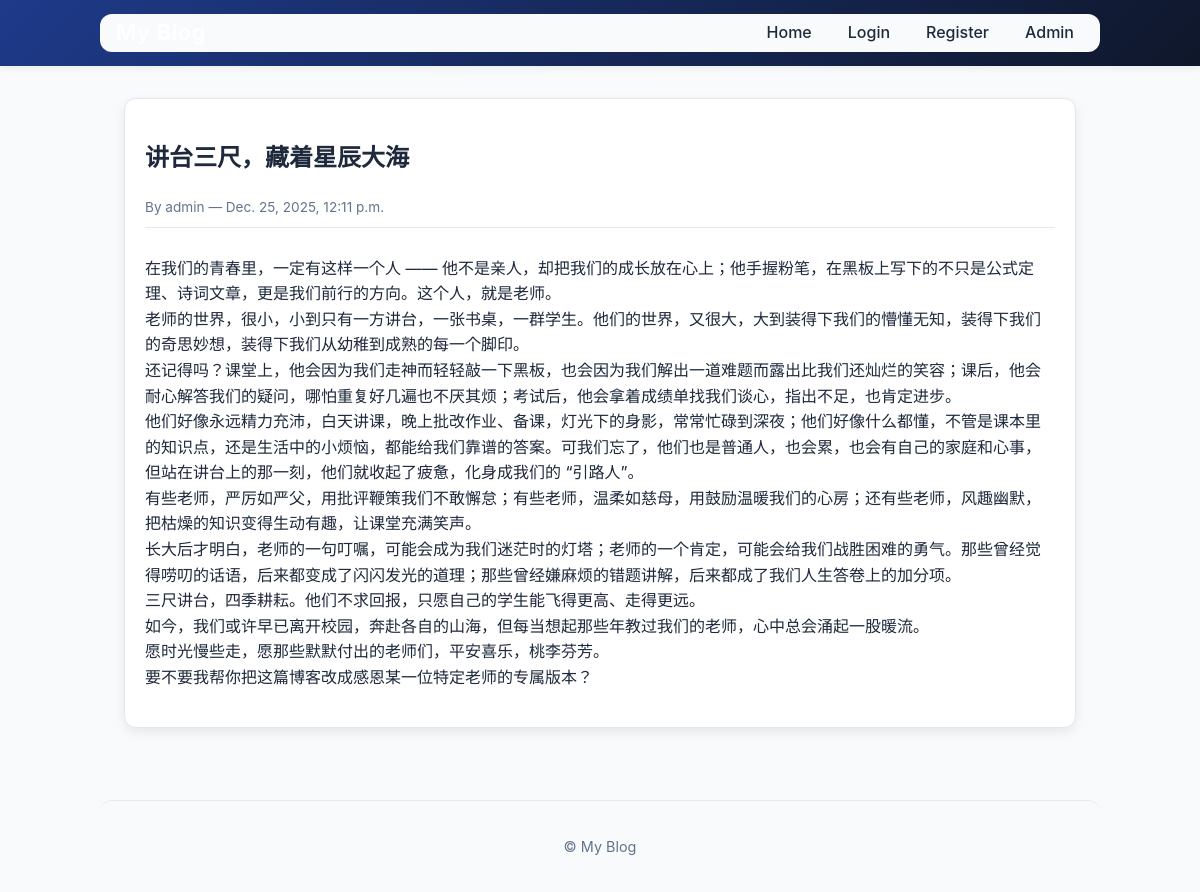
The app's page /post/1/ with its own data.
### blogs/models.py (models this page shows, shortened)
class BlogPost(models.Model):
    title = models.CharField(max_length=200)
    text = models.TextField()
    date_added = models.DateTimeField(auto_now_add=True)
    author = models.ForeignKey(User, on_delete=models.CASCADE)
    class Meta:
        ordering = ['-date_added']

### blogs/views.py (the view)
# urls.py: path('post/<int:pk>/', PostDetailView.as_view(), name='post-detail'),
class PostDetailView(DetailView):
    model = BlogPost
    template_name = 'blogs/post_detail.html'
    context_object_name = 'post'

### blogs/templates/blogs/post_detail.html (shortened to what this page needs)
{% extends 'base.html' %}
{% block content %}
  <article class="post-card">
    <h1>{{ post.title }}</h1>
    <div class="meta">By {{ post.author }} — {{ post.date_added }}</div>
    <div class="content">
      <p>{{ post.text|linebreaks }}</p>
    </div>
  </article>
{% endblock %}

### static/css/style.css (style rules this page uses)
:root { --bg: #f8fafc; --card: #ffffff; --accent: #2563eb; --accent-hover: #1d4ed8; --muted: #64748b; --header: #0f172a; --border: #e2e8f0; --shadow-light: 0 2px 8px rgba(0, 0, 0, 0.06); --shadow: 0 4px 12px rgba(0, 0, 0, 0.08); --shadow-hover: 0 6px 16px rgba(0, 0, 0, 0.12); --text: #1e293b; --text-light: #64748b; --success-bg: #d1fae5; --success-text: #065f46; --error-bg: #fee2e2; --error-text: #b91c1c; --transition: all 0.3s ease; }
* { box-sizing: border-box; }
body { font-family: Inter, system-ui, -apple-system, 'Segoe UI', Roboto, 'Helvetica Neue', Arial, sans-serif; margin: 0; padding: 0; background: var(--bg); color: var(--text); line-height: 1.6; transition: var(--transition); }
.post-card { background: var(--card); padding: 20px; border-radius: 12px; box-shadow: var(--shadow); border: 1px solid var(--border); transition: var(--transition); display: flex; flex-direction: column; height: 100%; }
.post-card .meta { color: var(--text-light); font-size: 0.85rem; margin-bottom: 12px; padding-bottom: 8px; border-bottom: 1px solid var(--border); }

### records on screen
BlogPost: title "讲台三尺，藏着星辰大海", author "admin", date_added "Dec. 25, 2025, 12:11 p.m.", text "在我们的青春里，一定有这样一个人 —— 他不是亲人，却把我们的成长放在心上；他手握粉笔，在黑板上写下的不只是公式定理、诗词文章，更是我们前行的方向。这个人，就是老师。 老师的世界，很小，小到只有一方讲台，一张书桌，一群学生。他们的世界，又很大，大到装得下我们的懵懂无知，装得下我们的奇思妙想，装得下我们从幼稚到成熟的每一个脚印。 还记得吗？课堂上，他会因为我们走神而轻轻敲一下黑板，也会因为我们解出一道难题而露出比我们还灿烂的笑容；课后，他会耐心解答我们的疑问，哪怕重复好几遍也不厌其烦；考试后，他会拿着成绩单找我们谈心，指出不足，也肯定进步。 他们好像永远精力充沛，白天讲课，晚上批改作业、备课，灯光下的身影，常常忙碌到深夜；他们好像什么都懂，不管是课本里的知识点，还是生活中的小烦恼，都能给我们靠谱的答案。可我们忘了，他们也是普通人，也会累，也会有自己的家庭和心事，但站在讲台上的那一刻，他们就收起了疲惫，化身成我们的 “引路人”。 有些老师，严厉如严父，用批评鞭策我们不敢懈怠；有些老师，温柔如慈母，用鼓励温暖我们的心房；还有些老师，风趣幽默，把枯燥的知识变得生动有趣，让课堂充满笑声。 长大后才明白，老师的一句叮嘱，可能会成为我们迷茫时的灯塔；老师的一个肯定，可能会给我们战胜困难的勇气。那些曾经觉得唠叨的话语，后来都变成了闪闪发光的道理；那些曾经嫌麻烦的错题讲解，后来都成了我们人生答卷上的加分项。 三尺讲台，四季耕耘。他们不求回报，只愿自己的学生能飞得更高、走得更远。 如今，我们或许早已离开校园，奔赴各自的山海，但每当想起那些年教过我们的老师，心中总会涌起一股暖流。…"
